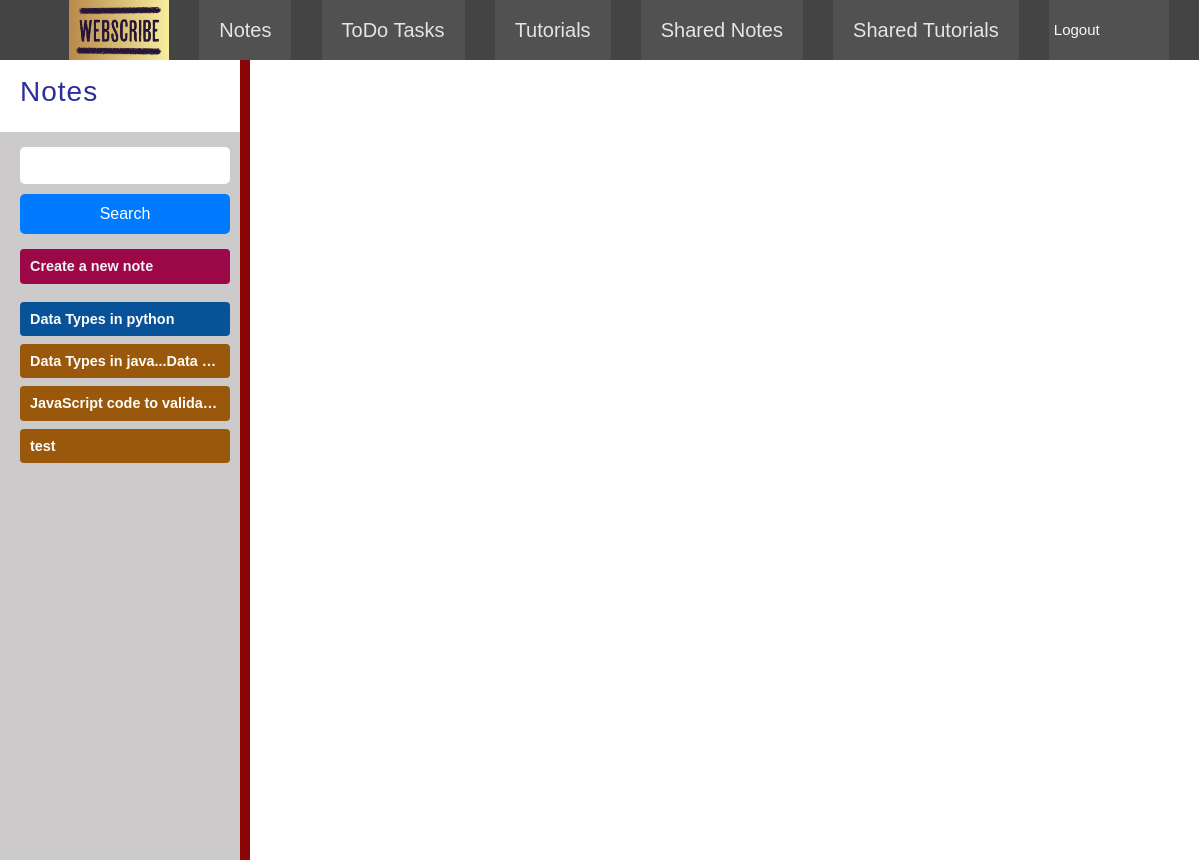
Page /notes/ on the earlier database version.
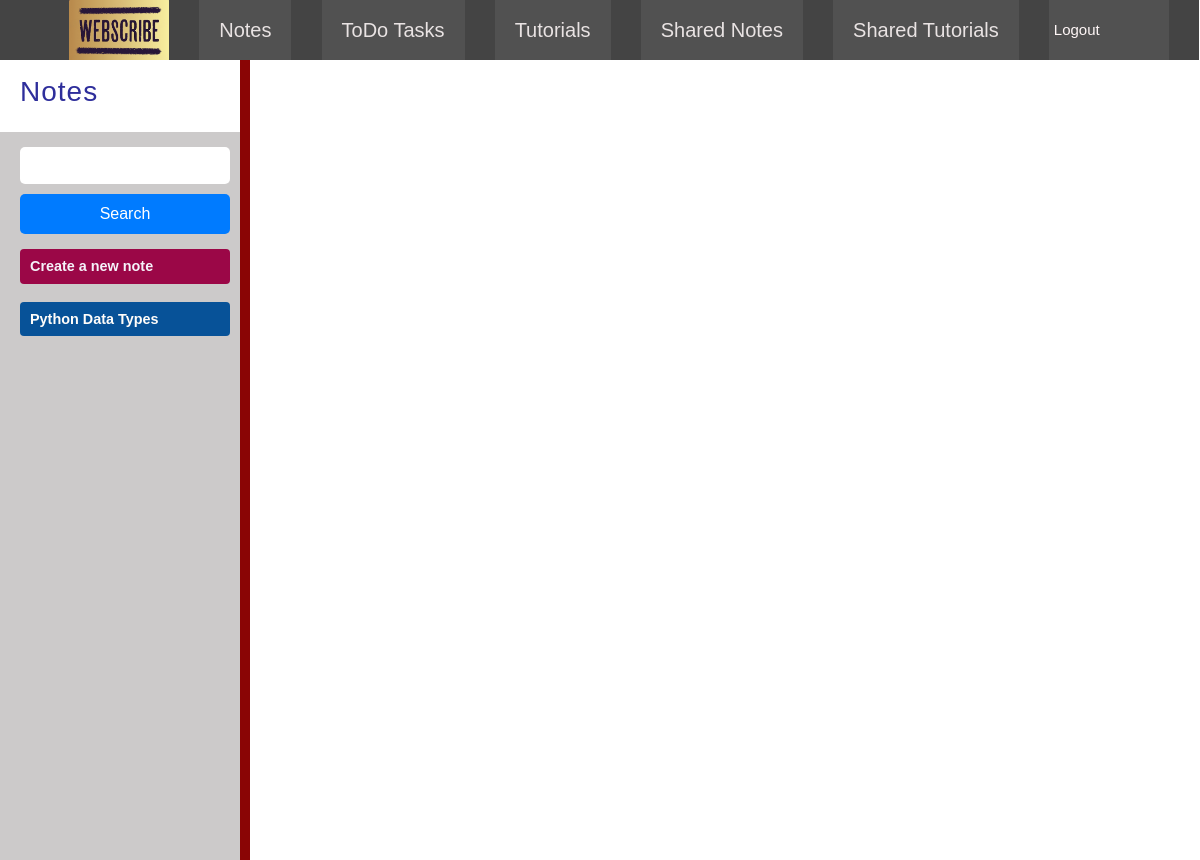
Same page on the later database version.
### notes/models.py (models this page shows, shortened)
class Note(models.Model):
    title = models.CharField(max_length=200)
    content = RichTextField()
    created_at = models.DateField(default=timezone.now)
    noteowner = models.ForeignKey(User, on_delete=models.CASCADE, related_name='allNote')
    is_shared = models.BooleanField(default=False)

### notes/views.py (the view)
# urls.py: path('notes/',include('notes.urls')),
def notes(request):
    notes = Note.objects.all()
    return render(request, 'notes.html',{'notes': notes})

### templates/notes.html (shortened to what this page needs)
{% extends 'userbase.html' %}
{% load static %}
{% load active_link_tags %}
{% block extra_styles %}
    <link rel="stylesheet" href="{% static 'css/notes.css' %}">
{% endblock %}
{% block body %}
<main>
    <div class="sb-cover">
        <div class="sidebar" id="sdb">
            <div class="resizer"></div>
            <div class="header">
                <h3 onClick="viewNote({{note.id}})">Notes</h3>
            </div>
            <div class="search-bar">
                <form action="{% url 'notes:userNoteSearch' %}" id="searchform" method="POST">
                    <input type="text" id="search-word" name="search_keyword">
                    <input type="submit" class="btn btn-primary" id="search-btn" value="Search">
                </form>
            </div>
            <a href="{% url 'notes:create_note' %}" class="cr-note badge" id="createNote">Create a new note</a>
            <ul id="noteDisplUl">
                {% for note in notes %}
                    <li data-object-id="{{note.pk}}" class="snote badge">{{ note.title }}</li>
                {% endfor %}
            </ul>
        </div>
    </div>
    <div class="dispEl-div">
        <p id="dispEl"></p>
    </div>
</main>
{% endblock%}

Differences in the rows shown:
removed Note: title "Data Types in python"
removed Note: title "Data Types in java...Data…"
removed Note: title "JavaScript code to valida…"
removed Note: title "test"
added Note: title "Python Data Types"
